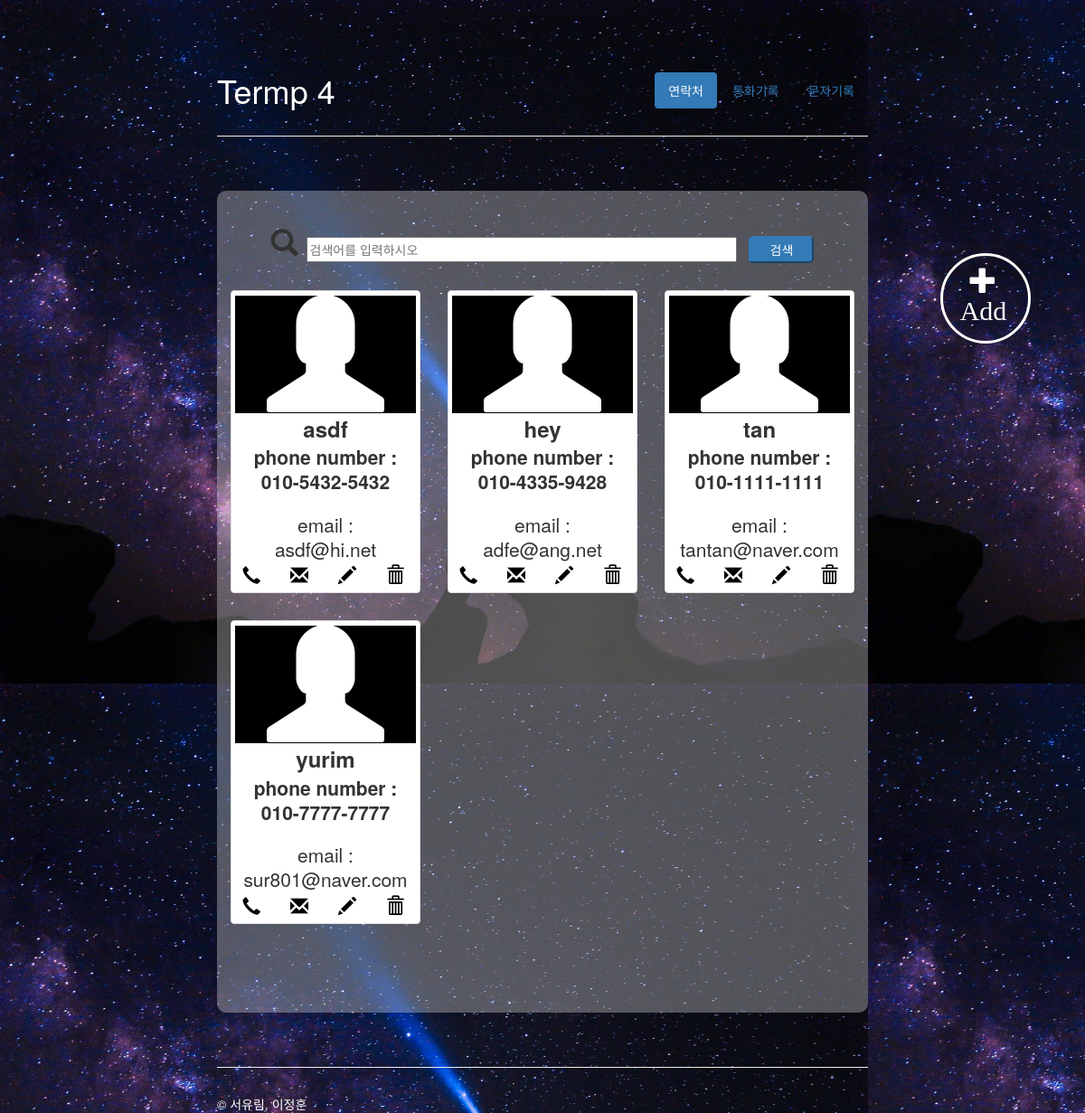
The page / on the database its author committed.
### tables this page shows
CREATE TABLE addressbook (
id integer primary key autoincrement, name text, number text, email text);

### web_sever.py (the view)
@app.route('/', methods = ['POST','GET'])
def main(name=None):
	if(request.method == 'POST'):
		key = request.form['keyword']
		return render_template('main.html', person=searchPerson(key))
	return render_template('main.html', name=name, person=getPerson())

### sql_conn3.py (called while the page is built)
def getConnection():
    return sqlite3.connect('addressbook.db')

def getPerson():
    conn = getConnection()
    curs = conn.cursor()
    sql = "SELECT * FROM addressbook ORDER BY name"
    curs.execute(sql)
    row = curs.fetchall()
    conn.close()
    return row

### templates/main.html (shortened to what this page needs)
<!DOCTYPE html>
<html lang="ko">
  <head>
    <link rel="stylesheet" href="http://maxcdn.bootstrapcdn.com/bootstrap/3.3.7/css/bootstrap.min.css">
    <link rel="stylesheet" href="{{ url_for('static', filename='css/main.css')}}">
  </head>
    <body>
      <div class="floating">
        <div>
          <p> <a href="{{ url_for('addPerson')}}"> <span class="glyphicon glyphicon-plus" aria-hidden="true"; style=" font-size: 30px;color : #ffffff;" > Add</span></a></p>
        </div>
      </div>
      <div class="container-narrow">
        <div class="masthead">
          <ul class="nav nav-pills pull-right">
            <li class="active"><a href="#">연락처</a></li>
            <li><a href="{{ url_for('call_hist')}}">통화기록</a></li>
            <li><a href="{{ url_for('sms_hist', id=0)}}">문자기록</a></li>
          </ul>
          <h1 class="muted" style= "color : #ffffff">Termp 4</h1>
        </div>
        <hr>
        <div class="jumbotron">
          <form action = "{{ url_for('main') }}" method="POST" style="margin : -7px 0px 30px 0px">
            <span class="glyphicon glyphicon-search" aria-hidden="true" style="font-size: 30px ;"> </span>
            <input type="text" name="keyword" size="60" placeholder="검색어를 입력하시오" style="padding:2px;">
            <input type="submit" name="send" value="검색" id = "search" >
          </form>
          <div class="container">
            <div id="products" class="row list-group">
            {% for p in person %}
            <form action='{{request.path}}' method='POST'">
              <div class="item  col-xs-4 col-lg-4" style="margin-bottom:10px">
                <div class="thumbnail">
                  <span class="glyphicon glyphicon-user" aria-hidden="true"> </span>
                  <div class="caption" style="padding:0px;"">
                    <h3 class="group inner list-group-item-heading" style="font-weight:bold">{{ p[1] }}</h3>
                    <p class="group inner list-group-item-text">
                      <label for number>phone number : <br>
                      {{ p[2] }}
                      </label>
                    </p>
                    <p class="group inner list-group-item-text" style="margin : 0px">
                      email : <br>
                      {{ p[3] }}
                    </p>
                    <p id="side_menu" style="margin:0px">
                      <a href="{{ url_for('makeCall', id=p[0]) }}"><span class="glyphicon glyphicon-earphone" aria-hidden="true" style="margin-right:27px"></span></a>
                      <a href="{{ url_for('Messaging', id=p[0]) }}"><span class="glyphicon glyphicon-envelope" aria-hidden="true" style="margin-right:27px"></span></a>
                      <a href="{{ url_for('editUser', id=p[0]) }}"><span class="glyphicon glyphicon-pencil" aria-hidden="true" style="margin-right:27px")"></span></a>
                      <span class="glyphicon glyphicon-trash" aria-hidden="true" onclick="asking({{(p[0])}})"></span>
                    </p>
                  </div>
                </div>
              </div>
            </form>
            {% endfor %}
            </div>
          </div>
        </div>
        <hr>
        <div class="footer" style="margin-bottom : 30px">
         <p style="color : #ffffff">&copy; 서유림, 이정훈</p>
       </div>
    </div>
  </body>
  </html>

### static/css/main.css (style rules this page uses)
html { padding: 0px; }
body { height: 100%; opacity : 1; padding-top: 60px; background-image: url('../img/bak.jpeg'); background-size: 80% 70%; background-color: rgba( 255, 255, 255, 0.0 ); }
.floating { position: fixed; right: 50%; top: 180px; float: right; margin-top: 100px; margin-right: -45%; text-align:center; width:100px; -webkit-border-radius: 8px; }
.floating div:nth-child(1) { width: 100%; height: 100%; padding: 10px; margin-bottom: 30px; border:3px solid #ffffff; border-radius: 50px; }
.container-narrow { margin: 0 auto; max-width: 60%; height: 1000px }
.container-narrow > hr { margin: 30px 0; }
.jumbotron { background-color: rgba( 255, 255, 255, 0.3 ); margin: 60px 0; text-align: center; border-style: solid 10px; border-radius: 10px 10px }
.glyphicon { margin-right:5px; }
.thumbnail span { font-size: 130px; margin-bottom:5px; color : #ffffff; background-color : #000000; width:100% }
.thumbnail .caption span { cursor: pointer; font-size:20px; background-color: #ffffff; color : #000000; width : 20px }
input#search { border-radius: 5px; border-color: #337ab7; width:10%; height: 30px; color: #fff; margin-left: 10px; background-color: #337ab7; }

### rows shown on the page
addressbook: name "asdf", number "010-5432-5432", email "asdf@hi.net"
addressbook: name "hey", number "010-4335-9428", email "adfe@ang.net"
addressbook: name "tan", number "010-1111-1111", email "tantan@naver.com"
addressbook: name "yurim", number "010-7777-7777", email "sur801@naver.com"
